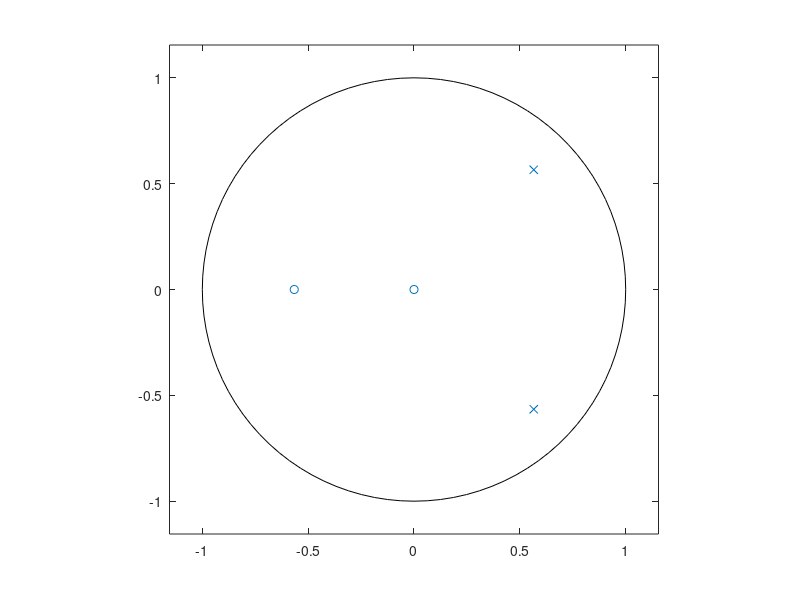
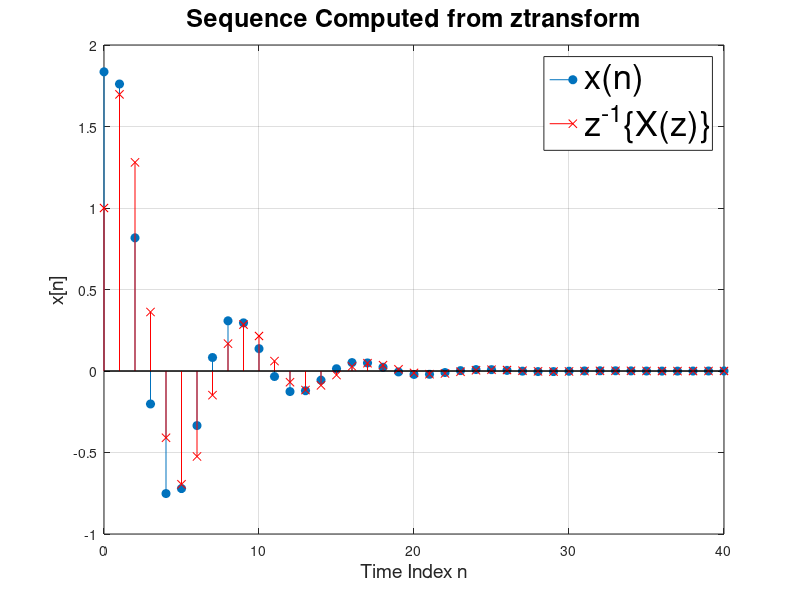

Here is the MATLAB script that generated these plots, in order:
clear all; close all; clc;
% Verification of z-transform expression of a causal sequence using filter().
n = 0:40; a = 0.58;
% 
xn= 2*(1.118).*(0.8).^n.*cos(0.7854*n-63.4396);
bx = [1 0.4*sqrt(2)]; 
ax = [1 -0.8*sqrt(2) 0.64]
[r p c]=residuez(bx,ax)

zplane(bx,ax); grid; figure;
xnz = filter(bx,ax,[1,zeros(1,length(n)-1)]);
stem(n,xn,'filled'); grid;
xlabel('Time Index n','fontsize',14);
ylabel('x[n]','fontsize',14); 
hold on;
stem(n,xnz,'rx');
xlabel('Time Index n','fontsize',14);
ylabel('x[n]','fontsize',14);
title('Sequence Computed from ztransform','fontsize', 18);
legend({'x(n)','z^{-1}\{X(z)\}'},'fontsize', 25);
sum(xn-xnz)